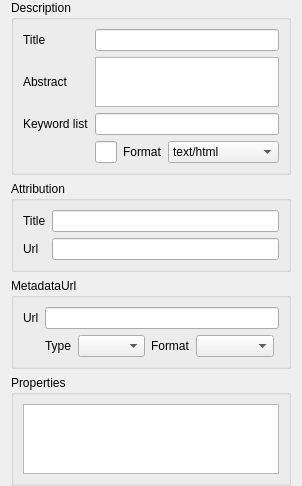
             <widget class="QWidget" name="scrollAreaWidgetContents_4">
              <property name="geometry">
               <rect>
                <x>0</x>
                <y>0</y>
                <width>297</width>
                <height>451</height>
               </rect>
              </property>
              <layout class="QVBoxLayout" name="verticalLayout_10">
               <property name="topMargin">
                <number>0</number>
               </property>
               <property name="bottomMargin">
                <number>0</number>
               </property>
               <item>
                <widget class="QgsCollapsibleGroupBox" name="mMetaDescriptionGrpBx">
                 <property name="title">
                  <string>Description</string>
                 </property>
                 <property name="syncGroup" stdset="0">
                  <string notr="true">rastermeta</string>
                 </property>
                 <layout class="QGridLayout" name="gridLayout_5">
                  <item row="1" column="0">
                   <widget class="QLabel" name="mLayerTitleLabel">
                    <property name="text">
                     <string>Title</string>
                    </property>
                   </widget>
                  </item>
                  <item row="1" column="1">
                   <widget class="QLineEdit" name="mLayerTitleLineEdit"/>
                  </item>
                  <item row="3" column="0">
                   <widget class="QLabel" name="mLayerAbstractLabel">
                    <property name="text">
                     <string>Abstract</string>
                    </property>
                   </widget>
                  </item>
                  <item row="3" column="1">
                   <widget class="QTextEdit" name="mLayerAbstractTextEdit">
                    <property name="sizePolicy">
                     <sizepolicy hsizetype="Expanding" vsizetype="Minimum">
                      <horstretch>0</horstretch>
                      <verstretch>0</verstretch>
                     </sizepolicy>
                    </property>
                    <property name="maximumSize">
                     <size>
                      <width>16777215</width>
                      <height>50</height>
                     </size>
                    </property>
                   </widget>
                  </item>
                  <item row="5" column="0">
                   <widget class="QLabel" name="mLayerKeywordListLabel">
                    <property name="text">
                     <string>Keyword list</string>
                    </property>
                   </widget>
                  </item>
                  <item row="5" column="1">
                   <widget class="QLineEdit" name="mLayerKeywordListLineEdit"/>
                  </item>
                  <item row="6" column="1">
                   <layout class="QHBoxLayout" name="horizontalLayout_13">
                    <item>
                     <widget class="QLineEdit" name="mLayerDataUrlLineEdit"/>
                    </item>
                    <item>
                     <widget class="QLabel" name="mLayerDataUrlFormatLabel">
                      <property name="text">
                       <string>Format</string>
                      </property>
                     </widget>
                    </item>
                    <item>
                     <widget class="QComboBox" name="mLayerDataUrlFormatComboBox">
                      <item>
                       <property name="text">
                        <string notr="true">text/html</string>
                       </property>
                      </item>
                      <item>
                       <property name="text">
                        <string notr="true">text/plain</string>
                       </property>
                      </item>
                      <item>
                       <property name="text">
                        <string notr="true">application/pdf</string>
                       </property>
                      </item>
                     </widget>
                    </item>
                   </layout>
                  </item>
                 </layout>
                </widget>
               </item>
               <item>
                <widget class="QgsCollapsibleGroupBox" name="mMetaAttributionGrpBx">
                 <property name="title">
                  <string>Attribution</string>
                 </property>
                 <property name="syncGroup" stdset="0">
                  <string notr="true">vectormeta</string>
                 </property>
                 <layout class="QGridLayout" name="gridLayout_7">
                  <item row="0" column="0">
                   <widget class="QLabel" name="mLayerAttributionLabel">
                    <property name="text">
                     <string>Title</string>
                    </property>
                   </widget>
                  </item>
                  <item row="0" column="1">
                   <widget class="QLineEdit" name="mLayerAttributionLineEdit"/>
                  </item>
                  <item row="2" column="0">
                   <widget class="QLabel" name="mLayerAttributionUrlLabel">
                    <property name="text">
                     <string>Url</string>
                    </property>
                   </widget>
                  </item>
                  <item row="2" column="1">
                   <widget class="QLineEdit" name="mLayerAttributionUrlLineEdit"/>
                  </item>
                 </layout>
                </widget>
               </item>
               <item>
                <widget class="QgsCollapsibleGroupBox" name="mMetaMetaUrlGrpBx">
                 <property name="title">
                  <string>MetadataUrl</string>
                 </property>
                 <property name="syncGroup" stdset="0">
                  <string notr="true">vectormeta</string>
                 </property>
                 <layout class="QGridLayout" name="gridLayout_9">
                  <item row="0" column="0">
                   <widget class="QLabel" name="mLayerMetadataUrlLabel">
                    <property name="text">
                     <string>Url</string>
                    </property>
                   </widget>
                  </item>
                  <item row="0" column="1">
                   <widget class="QLineEdit" name="mLayerMetadataUrlLineEdit"/>
                  </item>
                  <item row="1" column="1">
                   <layout class="QHBoxLayout" name="horizontalLayout_8">
                    <item>
                     <widget class="QLabel" name="mLayerMetadataUrlTypeLabel">
                      <property name="text">
                       <string>Type</string>
                      </property>
                     </widget>
                    </item>
                    <item>
                     <widget class="QComboBox" name="mLayerMetadataUrlTypeComboBox">
                      <item>
                       <property name="text">
                        <string notr="true"/>
                       </property>
                      </item>
                      <item>
                       <property name="text">
                        <string notr="true" extracomment="FGDC-STD-001-1988">FGDC</string>
                       </property>
                      </item>
                      <item>
                       <property name="text">
                        <string notr="true" extracomment="ISO 19115">TC211</string>
                       </property>
                      </item>
                     </widget>
                    </item>
                    <item>
                     <widget class="QLabel" name="mLayerMetadataUrlFormatLabel">
                      <property name="text">
                       <string>Format</string>
                      </property>
                     </widget>
                    </item>
                    <item>
                     <widget class="QComboBox" name="mLayerMetadataUrlFormatComboBox">
                      <item>
                       <property name="text">
                        <string notr="true"/>
                       </property>
                      </item>
                      <item>
                       <property name="text">
                        <string notr="true">text/plain</string>
                       </property>
                      </item>
                      <item>
                       <property name="text">
                        <string notr="true">text/xml</string>
                       </property>
                      </item>
                     </widget>
                    </item>
                    <item>
                     <spacer name="horizontalSpacer_4">
                      <property name="orientation">
                       <enum>Qt::Horizontal</enum>
                      </property>
                      <property name="sizeHint" stdset="0">
                       <size>
                        <width>40</width>
                        <height>20</height>
                       </size>
                      </property>
                     </spacer>
                    </item>
                   </layout>
                  </item>
                 </layout>
                </widget>
               </item>
               <item>
                <widget class="QgsCollapsibleGroupBox" name="mMetaPropertiesGrpBx">
                 <property name="sizePolicy">
                  <sizepolicy hsizetype="Preferred" vsizetype="Preferred">
                   <horstretch>0</horstretch>
                   <verstretch>5</verstretch>
                  </sizepolicy>
                 </property>
                 <property name="title">
                  <string>Properties</string>
                 </property>
                 <property name="syncGroup" stdset="0">
                  <string notr="true">rastermeta</string>
                 </property>
                 <layout class="QVBoxLayout" name="verticalLayout_11">
                  <item>
                   <widget class="QTextBrowser" name="txtbMetadata"/>
                  </item>
                 </layout>
                </widget>
               </item>
               <item>
                <spacer name="verticalSpacer_4">
                 <property name="orientation">
                  <enum>Qt::Vertical</enum>
                 </property>
                 <property name="sizeHint" stdset="0">
                  <size>
                   <width>20</width>
                   <height>0</height>
                  </size>
                 </property>
                </spacer>
               </item>
              </layout>
             </widget>
